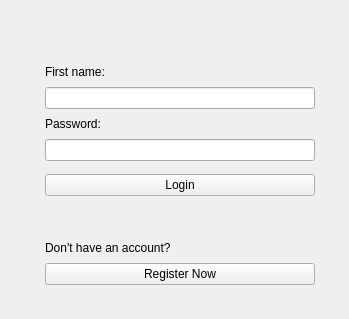
      <widget class="QWidget" name="loginPage">
       <widget class="QWidget" name="nameInput_6" native="true">
        <property name="geometry">
         <rect>
          <x>20</x>
          <y>40</y>
          <width>320</width>
          <height>270</height>
         </rect>
        </property>
        <property name="sizePolicy">
         <sizepolicy hsizetype="Fixed" vsizetype="Fixed">
          <horstretch>0</horstretch>
          <verstretch>0</verstretch>
         </sizepolicy>
        </property>
        <property name="minimumSize">
         <size>
          <width>320</width>
          <height>270</height>
         </size>
        </property>
        <layout class="QVBoxLayout" name="verticalLayout_7">
         <property name="spacing">
          <number>8</number>
         </property>
         <property name="leftMargin">
          <number>25</number>
         </property>
         <property name="topMargin">
          <number>25</number>
         </property>
         <property name="rightMargin">
          <number>25</number>
         </property>
         <property name="bottomMargin">
          <number>25</number>
         </property>
         <item>
          <widget class="QLabel" name="label_17">
           <property name="sizePolicy">
            <sizepolicy hsizetype="Preferred" vsizetype="Fixed">
             <horstretch>0</horstretch>
             <verstretch>0</verstretch>
            </sizepolicy>
           </property>
           <property name="text">
            <string>First name:</string>
           </property>
          </widget>
         </item>
         <item>
          <widget class="QLineEdit" name="lineEdit"/>
         </item>
         <item>
          <widget class="QLabel" name="label_18">
           <property name="sizePolicy">
            <sizepolicy hsizetype="Preferred" vsizetype="Fixed">
             <horstretch>0</horstretch>
             <verstretch>0</verstretch>
            </sizepolicy>
           </property>
           <property name="text">
            <string>Password:</string>
           </property>
          </widget>
         </item>
         <item>
          <widget class="QLineEdit" name="lineEdit_2"/>
         </item>
         <item>
          <spacer name="verticalSpacer_3">
           <property name="orientation">
            <enum>Qt::Vertical</enum>
           </property>
           <property name="sizeHint" stdset="0">
            <size>
             <width>20</width>
             <height>8</height>
            </size>
           </property>
          </spacer>
         </item>
         <item>
          <widget class="QPushButton" name="pushButton">
           <property name="text">
            <string>Login</string>
           </property>
          </widget>
         </item>
         <item>
          <spacer name="verticalSpacer_4">
           <property name="orientation">
            <enum>Qt::Vertical</enum>
           </property>
           <property name="sizeHint" stdset="0">
            <size>
             <width>20</width>
             <height>40</height>
            </size>
           </property>
          </spacer>
         </item>
         <item>
          <widget class="QLabel" name="label_19">
           <property name="text">
            <string>Don't have an account?</string>
           </property>
          </widget>
         </item>
         <item>
          <widget class="QPushButton" name="pushButton_2">
           <property name="text">
            <string>Register Now</string>
           </property>
          </widget>
         </item>
        </layout>
       </widget>
      </widget>
